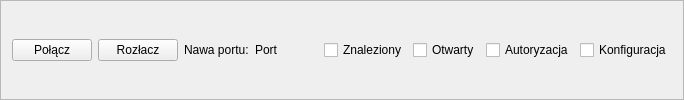
      <widget class="QFrame" name="frame_2">
       <property name="frameShape">
        <enum>QFrame::StyledPanel</enum>
       </property>
       <property name="frameShadow">
        <enum>QFrame::Raised</enum>
       </property>
       <layout class="QHBoxLayout" name="horizontalLayout">
        <item>
         <widget class="QPushButton" name="pbConnect">
          <property name="text">
           <string>Połącz</string>
          </property>
         </widget>
        </item>
        <item>
         <widget class="QPushButton" name="pbDisconnect">
          <property name="text">
           <string>Rozłacz</string>
          </property>
         </widget>
        </item>
        <item>
         <widget class="QLabel" name="label_6">
          <property name="text">
           <string>Nawa portu:</string>
          </property>
         </widget>
        </item>
        <item>
         <widget class="QLabel" name="namePort">
          <property name="text">
           <string>Port</string>
          </property>
         </widget>
        </item>
        <item>
         <spacer name="horizontalSpacer_2">
          <property name="orientation">
           <enum>Qt::Horizontal</enum>
          </property>
          <property name="sizeHint" stdset="0">
           <size>
            <width>40</width>
            <height>20</height>
           </size>
          </property>
         </spacer>
        </item>
        <item>
         <widget class="QCheckBox" name="rbFound">
          <property name="text">
           <string>Znaleziony</string>
          </property>
          <property name="checkable">
           <bool>false</bool>
          </property>
         </widget>
        </item>
        <item>
         <widget class="QCheckBox" name="rbOpen">
          <property name="text">
           <string>Otwarty</string>
          </property>
         </widget>
        </item>
        <item>
         <widget class="QCheckBox" name="rbAuth">
          <property name="text">
           <string>Autoryzacja</string>
          </property>
          <property name="checkable">
           <bool>false</bool>
          </property>
         </widget>
        </item>
        <item>
         <widget class="QCheckBox" name="rbConf_2">
          <property name="text">
           <string>Konfiguracja</string>
          </property>
          <property name="checkable">
           <bool>false</bool>
          </property>
         </widget>
        </item>
       </layout>
      </widget>
